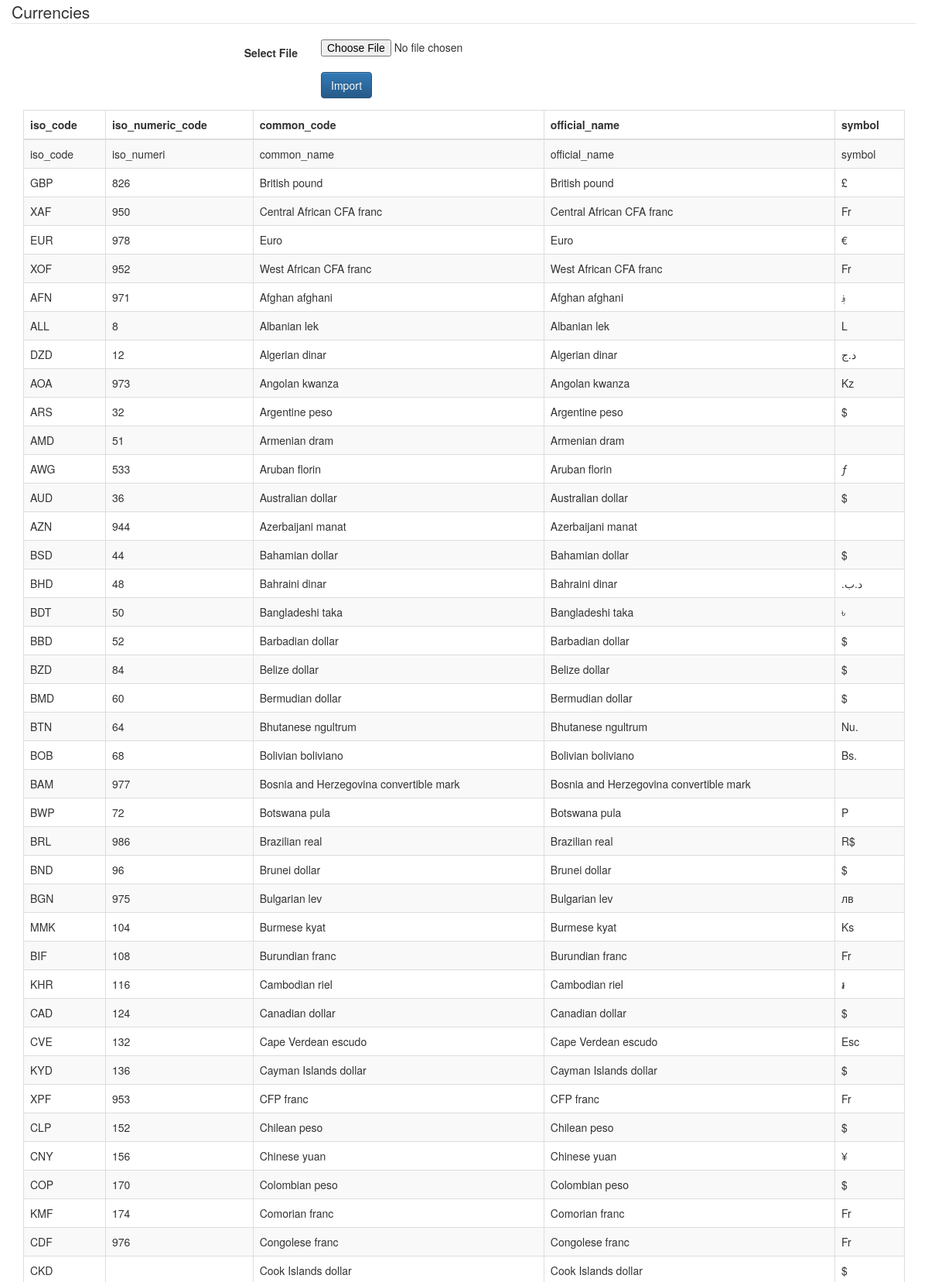
The app's page /currencies.php (upper part) with its own data.
### tables this page shows
CREATE TABLE `currency_db` (
  `id` int(12) NOT NULL,
  `iso_code` varchar(10) NOT NULL,
  `iso_numeric_code` varchar(10) NOT NULL,
  `common_name` varchar(50) NOT NULL,
  `official_name` varchar(50) NOT NULL,
  `symbol` varchar(10) NOT NULL
);

### function.php (the view, shortened to what this page needs)
<?php
function get_all_currency_records()
{
    $connect = getdb();
    $sql = "SELECT * FROM currency_db";
    $result = mysqli_query($connect, $sql);
    if (mysqli_num_rows($result) > 0)
    {
        echo "
        <div class='table-responsive'>
        <table id='myTable' class='table table-striped table-bordered'>
        <thead>
        <tr>
        <th>iso_code</th>
        <th>iso_numeric_code</th>
        <th>common_code</th>
        <th>official_name</th>
        <th>symbol</th>
        </tr>
        </thead>
        <tbody>
        ";
        while($row = mysqli_fetch_assoc($result))
        {
            echo "
            <tr>
            <td>" . $row['iso_code']."</td>
            <td>" . $row['iso_numeric_code']."</td>
            <td>" . $row['common_name']."</td>
            <td>" . $row['official_name']."</td>
            <td>" . $row['symbol']."</td>
            </tr>
            ";
        }
        echo "</tbody></table></div>";
    }
    else
    {
        echo "you have no records";
    }
}
?>

### currencies.php (shortened to what this page needs)
<?php
include("function.php");
?>
<!DOCTYPE html>
<html lang="en">
<head>
    <link rel="stylesheet" href="https://maxcdn.bootstrapcdn.com/bootstrap/3.3.7/css/bootstrap.min.css">
    <link rel="stylesheet" href="https://maxcdn.bootstrapcdn.com/bootstrap/3.3.7/css/bootstrap-theme.min.css">
</head>
<body>
    <div id="wrap">
        <div class="container">
            <div class="row">
                <form class="form-horizontal" action="function.php" method="post" name="upload_excel" enctype="multipart/form-data">
                    <fieldset>
                        <legend>Currencies</legend>
                        <div class="form-group">
                            <label class="col-md-4 control-label" for="filebutton">Select File</label>
                            <div class="col-md-4">
                                <input type="file" name="file" id="file" class="input-large">
                            </div>
                        </div>
                        <div class="form-group">
                            <label class="col-md-4 control-label" for="singlebutton"></label>
                            <div class="col-md-4">
                                <button type="submit" id="submit" name="import_currency" class="btn btn-primary button-loading" data-loading-text="Loading...">Import</button>
                            </div>
                        </div>
                    </fieldset>
                </form>
            </div>
            <?php
               get_all_currency_records();
            ?>
        </div>
    </div>
</body>
</html>

### records on screen
currency_db: iso_code "iso_code", iso_numeric_code "iso_numeri", common_name "common_name", official_name "official_name", symbol "symbol"
currency_db: iso_code "GBP", iso_numeric_code "826", common_name "British pound", official_name "British pound", symbol "£"
currency_db: iso_code "XAF", iso_numeric_code "950", common_name "Central African CFA franc", official_name "Central African CFA franc", symbol "Fr"
currency_db: iso_code "EUR", iso_numeric_code "978", common_name "Euro", official_name "Euro", symbol "€"
currency_db: iso_code "XOF", iso_numeric_code "952", common_name "West African CFA franc", official_name "West African CFA franc", symbol "Fr"
currency_db: iso_code "AFN", iso_numeric_code "971", common_name "Afghan afghani", official_name "Afghan afghani", symbol "؋"
currency_db: iso_code "ALL", iso_numeric_code "8", common_name "Albanian lek", official_name "Albanian lek", symbol "L"
currency_db: iso_code "DZD", iso_numeric_code "12", common_name "Algerian dinar", official_name "Algerian dinar", symbol "د.ج"
currency_db: iso_code "AOA", iso_numeric_code "973", common_name "Angolan kwanza", official_name "Angolan kwanza", symbol "Kz"
currency_db: iso_code "ARS", iso_numeric_code "32", common_name "Argentine peso", official_name "Argentine peso", symbol "$"
currency_db: iso_code "AMD", iso_numeric_code "51", common_name "Armenian dram", official_name "Armenian dram"
currency_db: iso_code "AWG", iso_numeric_code "533", common_name "Aruban florin", official_name "Aruban florin", symbol "ƒ"
currency_db: iso_code "AUD", iso_numeric_code "36", common_name "Australian dollar", official_name "Australian dollar", symbol "$"
currency_db: iso_code "AZN", iso_numeric_code "944", common_name "Azerbaijani manat", official_name "Azerbaijani manat"
currency_db: iso_code "BSD", iso_numeric_code "44", common_name "Bahamian dollar", official_name "Bahamian dollar", symbol "$"
currency_db: iso_code "BHD", iso_numeric_code "48", common_name "Bahraini dinar", official_name "Bahraini dinar", symbol ".د.ب"
currency_db: iso_code "BDT", iso_numeric_code "50", common_name "Bangladeshi taka", official_name "Bangladeshi taka", symbol "৳"
currency_db: iso_code "BBD", iso_numeric_code "52", common_name "Barbadian dollar", official_name "Barbadian dollar", symbol "$"
currency_db: iso_code "BZD", iso_numeric_code "84", common_name "Belize dollar", official_name "Belize dollar", symbol "$"
currency_db: iso_code "BMD", iso_numeric_code "60", common_name "Bermudian dollar", official_name "Bermudian dollar", symbol "$"
currency_db: iso_code "BTN", iso_numeric_code "64", common_name "Bhutanese ngultrum", official_name "Bhutanese ngultrum", symbol "Nu."
currency_db: iso_code "BOB", iso_numeric_code "68", common_name "Bolivian boliviano", official_name "Bolivian boliviano", symbol "Bs."
currency_db: iso_code "BAM", iso_numeric_code "977", common_name "Bosnia and Herzegovina convertible mark", official_name "Bosnia and Herzegovina convertible mark"
currency_db: iso_code "BWP", iso_numeric_code "72", common_name "Botswana pula", official_name "Botswana pula", symbol "P"
currency_db: iso_code "BRL", iso_numeric_code "986", common_name "Brazilian real", official_name "Brazilian real", symbol "R$"
currency_db: iso_code "BND", iso_numeric_code "96", common_name "Brunei dollar", official_name "Brunei dollar", symbol "$"
currency_db: iso_code "BGN", iso_numeric_code "975", common_name "Bulgarian lev", official_name "Bulgarian lev", symbol "лв"
currency_db: iso_code "MMK", iso_numeric_code "104", common_name "Burmese kyat", official_name "Burmese kyat", symbol "Ks"
currency_db: iso_code "BIF", iso_numeric_code "108", common_name "Burundian franc", official_name "Burundian franc", symbol "Fr"
currency_db: iso_code "KHR", iso_numeric_code "116", common_name "Cambodian riel", official_name "Cambodian riel", symbol "៛"
currency_db: iso_code "CAD", iso_numeric_code "124", common_name "Canadian dollar", official_name "Canadian dollar", symbol "$"
currency_db: iso_code "CVE", iso_numeric_code "132", common_name "Cape Verdean escudo", official_name "Cape Verdean escudo", symbol "Esc"
currency_db: iso_code "KYD", iso_numeric_code "136", common_name "Cayman Islands dollar", official_name "Cayman Islands dollar", symbol "$"
currency_db: iso_code "XPF", iso_numeric_code "953", common_name "CFP franc", official_name "CFP franc", symbol "Fr"
currency_db: iso_code "CLP", iso_numeric_code "152", common_name "Chilean peso", official_name "Chilean peso", symbol "$"
currency_db: iso_code "CNY", iso_numeric_code "156", common_name "Chinese yuan", official_name "Chinese yuan", symbol "¥"
currency_db: iso_code "COP", iso_numeric_code "170", common_name "Colombian peso", official_name "Colombian peso", symbol "$"
currency_db: iso_code "KMF", iso_numeric_code "174", common_name "Comorian franc", official_name "Comorian franc", symbol "Fr"
currency_db: iso_code "CDF", iso_numeric_code "976", common_name "Congolese franc", official_name "Congolese franc", symbol "Fr"
currency_db: iso_code "CKD", common_name "Cook Islands dollar", official_name "Cook Islands dollar", symbol "$"
